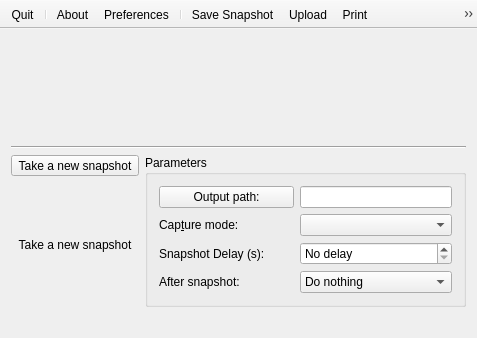
<?xml version="1.0" encoding="UTF-8"?>
<ui version="4.0">
 <class>MainWindowClass</class>
 <widget class="QMainWindow" name="MainWindowClass">
  <property name="geometry">
   <rect>
    <x>0</x>
    <y>0</y>
    <width>477</width>
    <height>320</height>
   </rect>
  </property>
  <property name="acceptDrops">
   <bool>false</bool>
  </property>
  <property name="windowTitle">
   <string>MainWindow</string>
  </property>
  <property name="styleSheet">
   <string notr="true"/>
  </property>
  <widget class="QWidget" name="centralWidget">
   <layout class="QGridLayout" name="gridLayout_2">
    <item row="1" column="0" colspan="2">
     <widget class="Line" name="line">
      <property name="orientation">
       <enum>Qt::Horizontal</enum>
      </property>
     </widget>
    </item>
    <item row="3" column="0">
     <widget class="QToolButton" name="pushButtonSnapshot">
      <property name="text">
       <string>Take a new snapshot</string>
      </property>
      <property name="icon">
       <iconset resource="../res/hotshots.qrc">
        <normaloff>:/hotshots/hotshots.png</normaloff>:/hotshots/hotshots.png</iconset>
      </property>
      <property name="iconSize">
       <size>
        <width>96</width>
        <height>96</height>
       </size>
      </property>
      <property name="toolButtonStyle">
       <enum>Qt::ToolButtonIconOnly</enum>
      </property>
     </widget>
    </item>
    <item row="0" column="0" colspan="2">
     <widget class="QLabel" name="labelPreview">
      <property name="sizePolicy">
       <sizepolicy hsizetype="Preferred" vsizetype="Expanding">
        <horstretch>0</horstretch>
        <verstretch>0</verstretch>
       </sizepolicy>
      </property>
      <property name="minimumSize">
       <size>
        <width>420</width>
        <height>100</height>
       </size>
      </property>
      <property name="text">
       <string/>
      </property>
      <property name="scaledContents">
       <bool>false</bool>
      </property>
      <property name="alignment">
       <set>Qt::AlignCenter</set>
      </property>
     </widget>
    </item>
    <item row="5" column="0" colspan="2">
     <widget class="QLabel" name="labelOuputUrl">
      <property name="toolTip">
       <string>Uploaded URL</string>
      </property>
      <property name="text">
       <string/>
      </property>
      <property name="textFormat">
       <enum>Qt::PlainText</enum>
      </property>
      <property name="wordWrap">
       <bool>true</bool>
      </property>
      <property name="textInteractionFlags">
       <set>Qt::LinksAccessibleByMouse|Qt::TextSelectableByKeyboard|Qt::TextSelectableByMouse</set>
      </property>
     </widget>
    </item>
    <item row="4" column="0">
     <widget class="QLabel" name="label_2">
      <property name="text">
       <string>Take a new snapshot</string>
      </property>
      <property name="alignment">
       <set>Qt::AlignCenter</set>
      </property>
      <property name="wordWrap">
       <bool>true</bool>
      </property>
     </widget>
    </item>
    <item row="3" column="1" rowspan="2">
     <widget class="QGroupBox" name="groupBox">
      <property name="title">
       <string>Parameters</string>
      </property>
      <layout class="QGridLayout" name="gridLayout" columnstretch="0,0">
       <item row="0" column="0">
        <widget class="QPushButton" name="pushButtonOutputPath">
         <property name="toolTip">
          <string/>
         </property>
         <property name="text">
          <string>Output path:</string>
         </property>
         <property name="flat">
          <bool>false</bool>
         </property>
        </widget>
       </item>
       <item row="0" column="1">
        <widget class="QLineEdit" name="lineEditOutputPath">
         <property name="sizePolicy">
          <sizepolicy hsizetype="Preferred" vsizetype="Fixed">
           <horstretch>0</horstretch>
           <verstretch>0</verstretch>
          </sizepolicy>
         </property>
        </widget>
       </item>
       <item row="1" column="0">
        <widget class="QLabel" name="textLabel1">
         <property name="text">
          <string>Cap&amp;ture mode:</string>
         </property>
         <property name="alignment">
          <set>Qt::AlignLeading|Qt::AlignLeft|Qt::AlignVCenter</set>
         </property>
         <property name="buddy">
          <cstring>comboBoxMode</cstring>
         </property>
        </widget>
       </item>
       <item row="1" column="1">
        <widget class="QComboBox" name="comboBoxMode">
         <property name="whatsThis">
          <string/>
         </property>
        </widget>
       </item>
       <item row="3" column="0">
        <widget class="QLabel" name="label">
         <property name="text">
          <string>After snapshot:</string>
         </property>
        </widget>
       </item>
       <item row="3" column="1">
        <widget class="QComboBox" name="comboBoxAfterShot">
         <item>
          <property name="text">
           <string>Do nothing</string>
          </property>
         </item>
         <item>
          <property name="text">
           <string>Auto save image</string>
          </property>
         </item>
         <item>
          <property name="text">
           <string>Save image (ask user)</string>
          </property>
         </item>
         <item>
          <property name="text">
           <string>Launch editor</string>
          </property>
         </item>
        </widget>
       </item>
       <item row="2" column="1">
        <widget class="QSpinBox" name="spinBoxDelay">
         <property name="sizePolicy">
          <sizepolicy hsizetype="Preferred" vsizetype="Fixed">
           <horstretch>0</horstretch>
           <verstretch>0</verstretch>
          </sizepolicy>
         </property>
         <property name="toolTip">
          <string>Snapshot delay in seconds</string>
         </property>
         <property name="whatsThis">
          <string/>
         </property>
         <property name="specialValueText">
          <string>No delay</string>
         </property>
         <property name="suffix">
          <string/>
         </property>
        </widget>
       </item>
       <item row="2" column="0">
        <widget class="QLabel" name="lblDelay">
         <property name="text">
          <string>Snapshot Delay (s):</string>
         </property>
         <property name="alignment">
          <set>Qt::AlignLeading|Qt::AlignLeft|Qt::AlignVCenter</set>
         </property>
         <property name="buddy">
          <cstring>spinBoxDelay</cstring>
         </property>
        </widget>
       </item>
      </layout>
     </widget>
    </item>
   </layout>
  </widget>
  <widget class="QToolBar" name="mainToolBar">
   <property name="enabled">
    <bool>true</bool>
   </property>
   <property name="movable">
    <bool>false</bool>
   </property>
   <property name="floatable">
    <bool>false</bool>
   </property>
   <attribute name="toolBarArea">
    <enum>TopToolBarArea</enum>
   </attribute>
   <attribute name="toolBarBreak">
    <bool>false</bool>
   </attribute>
   <addaction name="actionQuit"/>
   <addaction name="separator"/>
   <addaction name="actionAbout"/>
   <addaction name="actionPreferences"/>
   <addaction name="separator"/>
   <addaction name="actionSaveSnapshot"/>
   <addaction name="actionUpload"/>
   <addaction name="actionPrint"/>
   <addaction name="actionCopyToClipboard"/>
   <addaction name="actionAddAnnotations"/>
   <addaction name="separator"/>
   <addaction name="actionGrabScreen"/>
   <addaction name="actionGrabAllScreens"/>
   <addaction name="actionGrabWindow"/>
   <addaction name="actionGrabRegion"/>
   <addaction name="actionGrabFreehandRegion"/>
   <addaction name="separator"/>
   <addaction name="actionHelp"/>
  </widget>
  <action name="actionQuit">
   <property name="icon">
    <iconset resource="../res/hotshots.qrc">
     <normaloff>:/hotshots/icon_quit.png</normaloff>:/hotshots/icon_quit.png</iconset>
   </property>
   <property name="text">
    <string>Quit</string>
   </property>
   <property name="shortcut">
    <string notr="true">Ctrl+Q</string>
   </property>
  </action>
  <action name="actionAbout">
   <property name="icon">
    <iconset resource="../res/hotshots.qrc">
     <normaloff>:/hotshots/about.png</normaloff>:/hotshots/about.png</iconset>
   </property>
   <property name="text">
    <string>About</string>
   </property>
   <property name="shortcut">
    <string notr="true"/>
   </property>
  </action>
  <action name="actionPreferences">
   <property name="icon">
    <iconset resource="../res/hotshots.qrc">
     <normaloff>:/hotshots/preferences.png</normaloff>:/hotshots/preferences.png</iconset>
   </property>
   <property name="text">
    <string>Preferences</string>
   </property>
   <property name="shortcut">
    <string notr="true"/>
   </property>
  </action>
  <action name="actionSaveSnapshot">
   <property name="icon">
    <iconset resource="../res/hotshots.qrc">
     <normaloff>:/hotshots/export1.png</normaloff>:/hotshots/export1.png</iconset>
   </property>
   <property name="text">
    <string>Save Snapshot</string>
   </property>
   <property name="toolTip">
    <string>Save snapshot</string>
   </property>
   <property name="shortcut">
    <string notr="true"/>
   </property>
  </action>
  <action name="actionShowUI">
   <property name="icon">
    <iconset resource="../res/hotshots.qrc">
     <normaloff>:/hotshots/snapshot.png</normaloff>:/hotshots/snapshot.png</iconset>
   </property>
   <property name="text">
    <string>Show Interface</string>
   </property>
   <property name="toolTip">
    <string>Show interface</string>
   </property>
  </action>
  <action name="actionCopyToClipboard">
   <property name="icon">
    <iconset resource="../res/hotshots.qrc">
     <normaloff>:/editor/editor/clipboard.png</normaloff>:/editor/editor/clipboard.png</iconset>
   </property>
   <property name="text">
    <string>Copy To Clipboard</string>
   </property>
   <property name="toolTip">
    <string>Copy to clipboard</string>
   </property>
   <property name="shortcut">
    <string notr="true"/>
   </property>
  </action>
  <action name="actionAddAnnotations">
   <property name="icon">
    <iconset resource="../res/hotshots.qrc">
     <normaloff>:/hotshots/edit-icon.png</normaloff>:/hotshots/edit-icon.png</iconset>
   </property>
   <property name="text">
    <string>Open editor</string>
   </property>
   <property name="toolTip">
    <string>Open  editor and add annotations</string>
   </property>
   <property name="shortcut">
    <string notr="true">Ctrl+E</string>
   </property>
  </action>
  <action name="actionGrabScreen">
   <property name="icon">
    <iconset resource="../res/hotshots.qrc">
     <normaloff>:/hotshots/grab_screen.png</normaloff>:/hotshots/grab_screen.png</iconset>
   </property>
   <property name="text">
    <string>Grab Screen</string>
   </property>
   <property name="toolTip">
    <string>Grab screen (current)</string>
   </property>
   <property name="shortcut">
    <string notr="true">F5</string>
   </property>
  </action>
  <action name="actionGrabAllScreens">
   <property name="icon">
    <iconset resource="../res/hotshots.qrc">
     <normaloff>:/hotshots/grab_allscreens.png</normaloff>:/hotshots/grab_allscreens.png</iconset>
   </property>
   <property name="text">
    <string>Grab all screens</string>
   </property>
   <property name="toolTip">
    <string>Grab all screens (multi-monitors)</string>
   </property>
   <property name="shortcut">
    <string notr="true">Ctrl+Alt+F5</string>
   </property>
  </action>
  <action name="actionGrabWindow">
   <property name="icon">
    <iconset resource="../res/hotshots.qrc">
     <normaloff>:/hotshots/grab_window.png</normaloff>:/hotshots/grab_window.png</iconset>
   </property>
   <property name="text">
    <string>Grab Window</string>
   </property>
   <property name="toolTip">
    <string>Grab window</string>
   </property>
   <property name="shortcut">
    <string notr="true">Ctrl+F5</string>
   </property>
  </action>
  <action name="actionGrabRegion">
   <property name="icon">
    <iconset resource="../res/hotshots.qrc">
     <normaloff>:/hotshots/grab_region.png</normaloff>:/hotshots/grab_region.png</iconset>
   </property>
   <property name="text">
    <string>Grab Region</string>
   </property>
   <property name="toolTip">
    <string>Grab region</string>
   </property>
   <property name="shortcut">
    <string notr="true">Alt+F5</string>
   </property>
  </action>
  <action name="actionHelp">
   <property name="icon">
    <iconset resource="../res/hotshots.qrc">
     <normaloff>:/hotshots/help.png</normaloff>:/hotshots/help.png</iconset>
   </property>
   <property name="text">
    <string>Help</string>
   </property>
   <property name="shortcut">
    <string notr="true"/>
   </property>
  </action>
  <action name="actionUpload">
   <property name="icon">
    <iconset resource="../res/hotshots.qrc">
     <normaloff>:/hotshots/upload.png</normaloff>:/hotshots/upload.png</iconset>
   </property>
   <property name="text">
    <string>Upload</string>
   </property>
   <property name="toolTip">
    <string>Upload the image to the web</string>
   </property>
   <property name="shortcut">
    <string notr="true"/>
   </property>
  </action>
  <action name="actionGrabFreehandRegion">
   <property name="enabled">
    <bool>true</bool>
   </property>
   <property name="icon">
    <iconset resource="../res/hotshots.qrc">
     <normaloff>:/hotshots/freehand.png</normaloff>:/hotshots/freehand.png</iconset>
   </property>
   <property name="text">
    <string>Grab freehand region</string>
   </property>
   <property name="toolTip">
    <string>Grab freehand region</string>
   </property>
   <property name="shortcut">
    <string notr="true">Alt+Shift+F5</string>
   </property>
  </action>
  <action name="actionPrint">
   <property name="icon">
    <iconset resource="../res/hotshots.qrc">
     <normaloff>:/hotshots/printer.png</normaloff>:/hotshots/printer.png</iconset>
   </property>
   <property name="text">
    <string>Print</string>
   </property>
   <property name="shortcut">
    <string notr="true"/>
   </property>
  </action>
 </widget>
 <layoutdefault spacing="6" margin="11"/>
 <resources>
  <include location="../res/hotshots.qrc"/>
 </resources>
 <connections/>
</ui>
